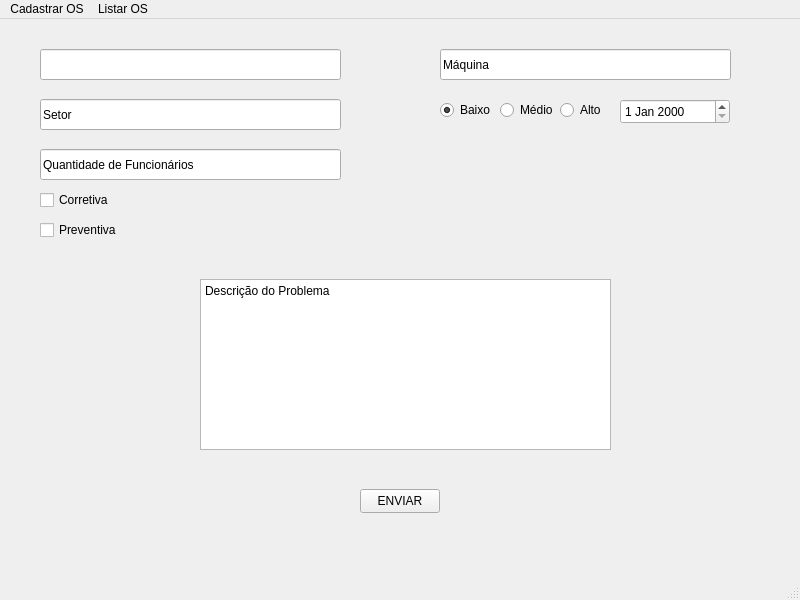
<?xml version="1.0" encoding="UTF-8"?>
<ui version="4.0">
 <class>MainWindow</class>
 <widget class="QMainWindow" name="MainWindow">
  <property name="geometry">
   <rect>
    <x>0</x>
    <y>0</y>
    <width>800</width>
    <height>600</height>
   </rect>
  </property>
  <property name="windowTitle">
   <string>MainWindow</string>
  </property>
  <widget class="QWidget" name="centralwidget">
   <widget class="QLineEdit" name="lineEdit">
    <property name="geometry">
     <rect>
      <x>40</x>
      <y>30</y>
      <width>301</width>
      <height>31</height>
     </rect>
    </property>
    <property name="text">
     <string/>
    </property>
   </widget>
   <widget class="QLineEdit" name="lineEdit_2">
    <property name="geometry">
     <rect>
      <x>40</x>
      <y>80</y>
      <width>301</width>
      <height>31</height>
     </rect>
    </property>
    <property name="text">
     <string>Setor</string>
    </property>
   </widget>
   <widget class="QLineEdit" name="lineEdit_3">
    <property name="geometry">
     <rect>
      <x>440</x>
      <y>30</y>
      <width>291</width>
      <height>31</height>
     </rect>
    </property>
    <property name="text">
     <string>Máquina</string>
    </property>
   </widget>
   <widget class="QDateEdit" name="dateEdit">
    <property name="geometry">
     <rect>
      <x>620</x>
      <y>80</y>
      <width>110</width>
      <height>25</height>
     </rect>
    </property>
   </widget>
   <widget class="QCheckBox" name="checkBox_4">
    <property name="geometry">
     <rect>
      <x>40</x>
      <y>170</y>
      <width>78</width>
      <height>22</height>
     </rect>
    </property>
    <property name="text">
     <string>Corretiva</string>
    </property>
   </widget>
   <widget class="QCheckBox" name="checkBox_5">
    <property name="geometry">
     <rect>
      <x>40</x>
      <y>200</y>
      <width>78</width>
      <height>22</height>
     </rect>
    </property>
    <property name="text">
     <string>Preventiva</string>
    </property>
   </widget>
   <widget class="QTextEdit" name="textEdit">
    <property name="geometry">
     <rect>
      <x>200</x>
      <y>260</y>
      <width>411</width>
      <height>171</height>
     </rect>
    </property>
    <property name="html">
     <string>&lt;!DOCTYPE HTML PUBLIC &quot;-//W3C//DTD HTML 4.0//EN&quot; &quot;http://www.w3.org/TR/REC-html40/strict.dtd&quot;&gt;
&lt;html&gt;&lt;head&gt;&lt;meta name=&quot;qrichtext&quot; content=&quot;1&quot; /&gt;&lt;meta charset=&quot;utf-8&quot; /&gt;&lt;style type=&quot;text/css&quot;&gt;
p, li { white-space: pre-wrap; }
hr { height: 1px; border-width: 0; }
li.unchecked::marker { content: &quot;\2610&quot;; }
li.checked::marker { content: &quot;\2612&quot;; }
&lt;/style&gt;&lt;/head&gt;&lt;body style=&quot; font-family:'Segoe UI'; font-size:9pt; font-weight:400; font-style:normal;&quot;&gt;
&lt;p style=&quot; margin-top:0px; margin-bottom:0px; margin-left:0px; margin-right:0px; -qt-block-indent:0; text-indent:0px;&quot;&gt;Descrição do Problema&lt;/p&gt;&lt;/body&gt;&lt;/html&gt;</string>
    </property>
   </widget>
   <widget class="QPushButton" name="pushButton">
    <property name="geometry">
     <rect>
      <x>360</x>
      <y>470</y>
      <width>80</width>
      <height>24</height>
     </rect>
    </property>
    <property name="text">
     <string>ENVIAR</string>
    </property>
   </widget>
   <widget class="QLineEdit" name="lineEdit_4">
    <property name="geometry">
     <rect>
      <x>40</x>
      <y>130</y>
      <width>301</width>
      <height>31</height>
     </rect>
    </property>
    <property name="text">
     <string>Quantidade de Funcionários</string>
    </property>
   </widget>
   <widget class="QRadioButton" name="radioButton">
    <property name="geometry">
     <rect>
      <x>440</x>
      <y>80</y>
      <width>51</width>
      <height>22</height>
     </rect>
    </property>
    <property name="text">
     <string>Baixo</string>
    </property>
    <property name="checked">
     <bool>true</bool>
    </property>
   </widget>
   <widget class="QRadioButton" name="radioButton_2">
    <property name="geometry">
     <rect>
      <x>500</x>
      <y>80</y>
      <width>61</width>
      <height>22</height>
     </rect>
    </property>
    <property name="text">
     <string>Médio</string>
    </property>
   </widget>
   <widget class="QRadioButton" name="radioButton_3">
    <property name="geometry">
     <rect>
      <x>560</x>
      <y>80</y>
      <width>91</width>
      <height>22</height>
     </rect>
    </property>
    <property name="text">
     <string>Alto</string>
    </property>
   </widget>
  </widget>
  <widget class="QMenuBar" name="menubar">
   <property name="geometry">
    <rect>
     <x>0</x>
     <y>0</y>
     <width>800</width>
     <height>21</height>
    </rect>
   </property>
   <widget class="QMenu" name="menuORDEM_DE_SERVI_O">
    <property name="title">
     <string>Cadastrar OS</string>
    </property>
   </widget>
   <widget class="QMenu" name="menuListar_OS">
    <property name="title">
     <string>Listar OS</string>
    </property>
   </widget>
   <addaction name="menuORDEM_DE_SERVI_O"/>
   <addaction name="menuListar_OS"/>
  </widget>
  <widget class="QStatusBar" name="statusbar"/>
 </widget>
 <resources/>
 <connections/>
</ui>
